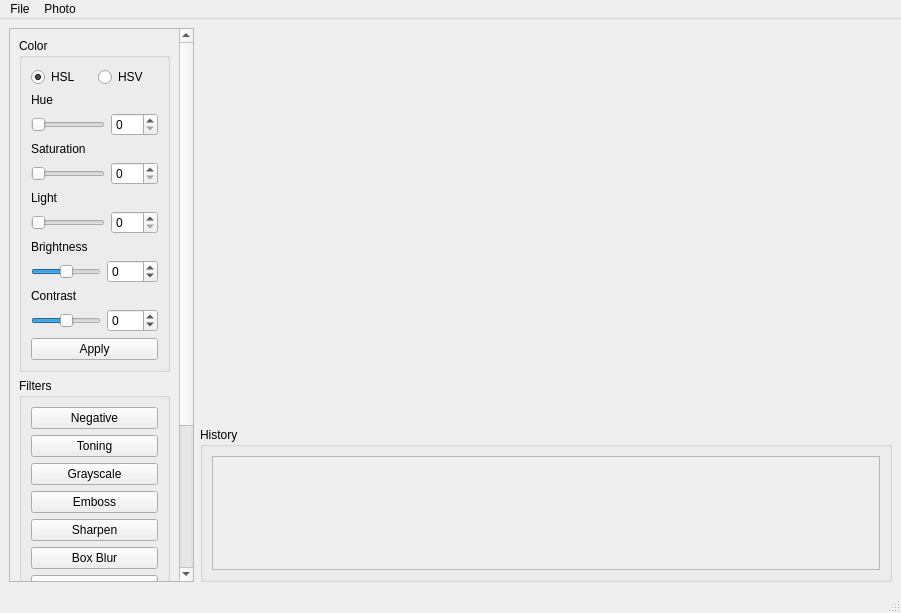
<?xml version="1.0" encoding="UTF-8"?>
<ui version="4.0">
 <class>MainWindow</class>
 <widget class="QMainWindow" name="MainWindow">
  <property name="geometry">
   <rect>
    <x>0</x>
    <y>0</y>
    <width>901</width>
    <height>613</height>
   </rect>
  </property>
  <property name="windowTitle">
   <string>Photolab</string>
  </property>
  <widget class="QWidget" name="centralwidget">
   <layout class="QHBoxLayout" name="horizontalLayout" stretch="0,2">
    <item>
     <widget class="QScrollArea" name="scrollArea">
      <property name="sizePolicy">
       <sizepolicy hsizetype="Minimum" vsizetype="Expanding">
        <horstretch>0</horstretch>
        <verstretch>0</verstretch>
       </sizepolicy>
      </property>
      <property name="horizontalScrollBarPolicy">
       <enum>Qt::ScrollBarAlwaysOff</enum>
      </property>
      <property name="widgetResizable">
       <bool>true</bool>
      </property>
      <widget class="QWidget" name="scrollAreaWidgetContents">
       <property name="geometry">
        <rect>
         <x>0</x>
         <y>-449</y>
         <width>188</width>
         <height>988</height>
        </rect>
       </property>
       <layout class="QVBoxLayout" name="verticalLayout">
        <item>
         <widget class="QGroupBox" name="groupBox_4">
          <property name="sizePolicy">
           <sizepolicy hsizetype="Preferred" vsizetype="Preferred">
            <horstretch>0</horstretch>
            <verstretch>0</verstretch>
           </sizepolicy>
          </property>
          <property name="title">
           <string>Color</string>
          </property>
          <layout class="QVBoxLayout" name="verticalLayout_6" stretch="0,0,0,0,0,0,0,0,0,0,0,0">
           <item>
            <layout class="QHBoxLayout" name="horizontalLayout_2">
             <item>
              <widget class="QRadioButton" name="rb_HSL">
               <property name="text">
                <string>HSL</string>
               </property>
               <property name="checked">
                <bool>true</bool>
               </property>
              </widget>
             </item>
             <item>
              <widget class="QRadioButton" name="rb_HSV">
               <property name="text">
                <string>HSV</string>
               </property>
              </widget>
             </item>
            </layout>
           </item>
           <item>
            <widget class="QLabel" name="label_3">
             <property name="text">
              <string>Hue</string>
             </property>
            </widget>
           </item>
           <item>
            <layout class="QHBoxLayout" name="horizontalLayout_6">
             <item>
              <widget class="QSlider" name="hs_Hue">
               <property name="minimum">
                <number>0</number>
               </property>
               <property name="maximum">
                <number>360</number>
               </property>
               <property name="orientation">
                <enum>Qt::Horizontal</enum>
               </property>
              </widget>
             </item>
             <item>
              <widget class="QSpinBox" name="sb_Hue">
               <property name="maximum">
                <number>360</number>
               </property>
              </widget>
             </item>
            </layout>
           </item>
           <item>
            <widget class="QLabel" name="label_4">
             <property name="text">
              <string>Saturation</string>
             </property>
            </widget>
           </item>
           <item>
            <layout class="QHBoxLayout" name="horizontalLayout_7">
             <item>
              <widget class="QSlider" name="hs_Saturation">
               <property name="minimum">
                <number>0</number>
               </property>
               <property name="maximum">
                <number>255</number>
               </property>
               <property name="orientation">
                <enum>Qt::Horizontal</enum>
               </property>
              </widget>
             </item>
             <item>
              <widget class="QSpinBox" name="sb_Saturation">
               <property name="maximum">
                <number>255</number>
               </property>
              </widget>
             </item>
            </layout>
           </item>
           <item>
            <widget class="QLabel" name="l_Light_Value">
             <property name="text">
              <string>Light</string>
             </property>
            </widget>
           </item>
           <item>
            <layout class="QHBoxLayout" name="horizontalLayout_8">
             <item>
              <widget class="QSlider" name="hs_Light_Value">
               <property name="minimum">
                <number>0</number>
               </property>
               <property name="maximum">
                <number>255</number>
               </property>
               <property name="orientation">
                <enum>Qt::Horizontal</enum>
               </property>
              </widget>
             </item>
             <item>
              <widget class="QSpinBox" name="sb_Light_Value">
               <property name="maximum">
                <number>255</number>
               </property>
              </widget>
             </item>
            </layout>
           </item>
           <item>
            <widget class="QLabel" name="label">
             <property name="text">
              <string>Brightness</string>
             </property>
            </widget>
           </item>
           <item>
            <layout class="QHBoxLayout" name="horizontalLayout_4">
             <item>
              <widget class="QSlider" name="hs_Brightness">
               <property name="minimum">
                <number>-100</number>
               </property>
               <property name="maximum">
                <number>100</number>
               </property>
               <property name="orientation">
                <enum>Qt::Horizontal</enum>
               </property>
              </widget>
             </item>
             <item>
              <widget class="QSpinBox" name="sp_Brightness">
               <property name="minimum">
                <number>-100</number>
               </property>
               <property name="maximum">
                <number>100</number>
               </property>
              </widget>
             </item>
            </layout>
           </item>
           <item>
            <widget class="QLabel" name="label_2">
             <property name="text">
              <string>Contrast</string>
             </property>
            </widget>
           </item>
           <item>
            <layout class="QHBoxLayout" name="horizontalLayout_5">
             <item>
              <widget class="QSlider" name="hs_Contrast">
               <property name="minimum">
                <number>-100</number>
               </property>
               <property name="maximum">
                <number>100</number>
               </property>
               <property name="orientation">
                <enum>Qt::Horizontal</enum>
               </property>
              </widget>
             </item>
             <item>
              <widget class="QSpinBox" name="sb_Contrast">
               <property name="minimum">
                <number>-100</number>
               </property>
               <property name="maximum">
                <number>100</number>
               </property>
              </widget>
             </item>
            </layout>
           </item>
           <item>
            <widget class="QPushButton" name="b_Apply">
             <property name="text">
              <string>Apply</string>
             </property>
            </widget>
           </item>
          </layout>
         </widget>
        </item>
        <item>
         <widget class="QGroupBox" name="groupBox_2">
          <property name="sizePolicy">
           <sizepolicy hsizetype="Preferred" vsizetype="Preferred">
            <horstretch>0</horstretch>
            <verstretch>0</verstretch>
           </sizepolicy>
          </property>
          <property name="title">
           <string>Filters</string>
          </property>
          <layout class="QVBoxLayout" name="verticalLayout_3">
           <item>
            <widget class="QPushButton" name="b_Negative">
             <property name="text">
              <string>Negative</string>
             </property>
            </widget>
           </item>
           <item>
            <widget class="QPushButton" name="b_Toning">
             <property name="text">
              <string>Toning</string>
             </property>
            </widget>
           </item>
           <item>
            <widget class="QPushButton" name="b_Grayscale">
             <property name="text">
              <string>Grayscale</string>
             </property>
            </widget>
           </item>
           <item>
            <widget class="QPushButton" name="b_Emboss">
             <property name="text">
              <string>Emboss</string>
             </property>
            </widget>
           </item>
           <item>
            <widget class="QPushButton" name="b_Sharpen">
             <property name="text">
              <string>Sharpen</string>
             </property>
            </widget>
           </item>
           <item>
            <widget class="QPushButton" name="b_BoxBlur">
             <property name="text">
              <string>Box Blur</string>
             </property>
            </widget>
           </item>
           <item>
            <widget class="QPushButton" name="b_GaussianBlur">
             <property name="text">
              <string>Gaussian Blur</string>
             </property>
            </widget>
           </item>
           <item>
            <widget class="QPushButton" name="b_Laplacian">
             <property name="text">
              <string>Laplacian Filter</string>
             </property>
            </widget>
           </item>
           <item>
            <widget class="QPushButton" name="b_Prewitt">
             <property name="text">
              <string>Prewitt Filter</string>
             </property>
            </widget>
           </item>
           <item>
            <widget class="QPushButton" name="b_SobelLeft">
             <property name="text">
              <string>Sobel Filter Left</string>
             </property>
            </widget>
           </item>
           <item>
            <widget class="QPushButton" name="b_SobelRight">
             <property name="text">
              <string>Sobel Filter Right</string>
             </property>
            </widget>
           </item>
           <item>
            <widget class="QPushButton" name="b_SobelFull">
             <property name="text">
              <string>Sobel Filter Full</string>
             </property>
            </widget>
           </item>
           <item>
            <widget class="QPushButton" name="b_CustomFilter">
             <property name="text">
              <string>Custom Filter</string>
             </property>
            </widget>
           </item>
          </layout>
         </widget>
        </item>
        <item>
         <spacer name="verticalSpacer">
          <property name="orientation">
           <enum>Qt::Vertical</enum>
          </property>
          <property name="sizeHint" stdset="0">
           <size>
            <width>20</width>
            <height>40</height>
           </size>
          </property>
         </spacer>
        </item>
       </layout>
      </widget>
     </widget>
    </item>
    <item>
     <layout class="QVBoxLayout" name="verticalLayout_4">
      <item>
       <widget class="s21::CustomLabel" name="labelImage">
        <property name="sizePolicy">
         <sizepolicy hsizetype="Ignored" vsizetype="Ignored">
          <horstretch>1</horstretch>
          <verstretch>1</verstretch>
         </sizepolicy>
        </property>
        <property name="minimumSize">
         <size>
          <width>100</width>
          <height>100</height>
         </size>
        </property>
        <property name="text">
         <string/>
        </property>
        <property name="alignment">
         <set>Qt::AlignCenter</set>
        </property>
       </widget>
      </item>
      <item>
       <widget class="QGroupBox" name="groupBox_3">
        <property name="title">
         <string>History</string>
        </property>
        <layout class="QVBoxLayout" name="verticalLayout_5">
         <item>
          <widget class="s21::HistoryWidget" name="sa_History">
           <property name="widgetResizable">
            <bool>true</bool>
           </property>
          </widget>
         </item>
        </layout>
       </widget>
      </item>
     </layout>
    </item>
   </layout>
  </widget>
  <widget class="QStatusBar" name="statusbar"/>
  <widget class="QMenuBar" name="menubar">
   <property name="geometry">
    <rect>
     <x>0</x>
     <y>0</y>
     <width>901</width>
     <height>25</height>
    </rect>
   </property>
   <widget class="QMenu" name="menuFile">
    <property name="title">
     <string>File</string>
    </property>
    <addaction name="actionOpen"/>
    <addaction name="actionSave"/>
    <addaction name="actionExit"/>
   </widget>
   <widget class="QMenu" name="menuPhoto">
    <property name="title">
     <string>Photo</string>
    </property>
    <addaction name="actionReverse"/>
   </widget>
   <addaction name="menuFile"/>
   <addaction name="menuPhoto"/>
  </widget>
  <action name="actionOpen">
   <property name="text">
    <string>Open</string>
   </property>
   <property name="shortcut">
    <string>Ctrl+O</string>
   </property>
  </action>
  <action name="actionSave">
   <property name="text">
    <string>Save</string>
   </property>
   <property name="shortcut">
    <string>Ctrl+S</string>
   </property>
  </action>
  <action name="actionReverse">
   <property name="text">
    <string>Reverse</string>
   </property>
   <property name="shortcut">
    <string>Ctrl+Z</string>
   </property>
  </action>
  <action name="actionExit">
   <property name="text">
    <string>Exit</string>
   </property>
   <property name="shortcut">
    <string>Ctrl+Q</string>
   </property>
  </action>
 </widget>
 <customwidgets>
  <customwidget>
   <class>s21::HistoryWidget</class>
   <extends>QScrollArea</extends>
   <header>HistoryWidget.h</header>
   <container>1</container>
  </customwidget>
  <customwidget>
   <class>s21::CustomLabel</class>
   <extends>QLabel</extends>
   <header>CustomLabel.h</header>
  </customwidget>
 </customwidgets>
 <resources/>
 <connections>
  <connection>
   <sender>actionExit</sender>
   <signal>triggered()</signal>
   <receiver>MainWindow</receiver>
   <slot>close()</slot>
   <hints>
    <hint type="sourcelabel">
     <x>-1</x>
     <y>-1</y>
    </hint>
    <hint type="destinationlabel">
     <x>450</x>
     <y>306</y>
    </hint>
   </hints>
  </connection>
  <connection>
   <sender>hs_Brightness</sender>
   <signal>valueChanged(int)</signal>
   <receiver>sp_Brightness</receiver>
   <slot>setValue(int)</slot>
   <hints>
    <hint type="sourcelabel">
     <x>104</x>
     <y>348</y>
    </hint>
    <hint type="destinationlabel">
     <x>173</x>
     <y>343</y>
    </hint>
   </hints>
  </connection>
  <connection>
   <sender>hs_Contrast</sender>
   <signal>valueChanged(int)</signal>
   <receiver>sb_Contrast</receiver>
   <slot>setValue(int)</slot>
   <hints>
    <hint type="sourcelabel">
     <x>104</x>
     <y>413</y>
    </hint>
    <hint type="destinationlabel">
     <x>173</x>
     <y>408</y>
    </hint>
   </hints>
  </connection>
  <connection>
   <sender>hs_Hue</sender>
   <signal>valueChanged(int)</signal>
   <receiver>sb_Hue</receiver>
   <slot>setValue(int)</slot>
   <hints>
    <hint type="sourcelabel">
     <x>110</x>
     <y>153</y>
    </hint>
    <hint type="destinationlabel">
     <x>173</x>
     <y>148</y>
    </hint>
   </hints>
  </connection>
  <connection>
   <sender>hs_Saturation</sender>
   <signal>valueChanged(int)</signal>
   <receiver>sb_Saturation</receiver>
   <slot>setValue(int)</slot>
   <hints>
    <hint type="sourcelabel">
     <x>110</x>
     <y>218</y>
    </hint>
    <hint type="destinationlabel">
     <x>173</x>
     <y>213</y>
    </hint>
   </hints>
  </connection>
  <connection>
   <sender>hs_Light_Value</sender>
   <signal>valueChanged(int)</signal>
   <receiver>sb_Light_Value</receiver>
   <slot>setValue(int)</slot>
   <hints>
    <hint type="sourcelabel">
     <x>110</x>
     <y>283</y>
    </hint>
    <hint type="destinationlabel">
     <x>173</x>
     <y>278</y>
    </hint>
   </hints>
  </connection>
  <connection>
   <sender>sb_Light_Value</sender>
   <signal>valueChanged(int)</signal>
   <receiver>hs_Light_Value</receiver>
   <slot>setValue(int)</slot>
   <hints>
    <hint type="sourcelabel">
     <x>173</x>
     <y>278</y>
    </hint>
    <hint type="destinationlabel">
     <x>110</x>
     <y>283</y>
    </hint>
   </hints>
  </connection>
  <connection>
   <sender>sb_Saturation</sender>
   <signal>valueChanged(int)</signal>
   <receiver>hs_Saturation</receiver>
   <slot>setValue(int)</slot>
   <hints>
    <hint type="sourcelabel">
     <x>173</x>
     <y>213</y>
    </hint>
    <hint type="destinationlabel">
     <x>110</x>
     <y>218</y>
    </hint>
   </hints>
  </connection>
  <connection>
   <sender>sb_Hue</sender>
   <signal>valueChanged(int)</signal>
   <receiver>hs_Hue</receiver>
   <slot>setValue(int)</slot>
   <hints>
    <hint type="sourcelabel">
     <x>173</x>
     <y>148</y>
    </hint>
    <hint type="destinationlabel">
     <x>110</x>
     <y>153</y>
    </hint>
   </hints>
  </connection>
  <connection>
   <sender>sb_Contrast</sender>
   <signal>valueChanged(int)</signal>
   <receiver>hs_Contrast</receiver>
   <slot>setValue(int)</slot>
   <hints>
    <hint type="sourcelabel">
     <x>173</x>
     <y>408</y>
    </hint>
    <hint type="destinationlabel">
     <x>104</x>
     <y>413</y>
    </hint>
   </hints>
  </connection>
  <connection>
   <sender>sp_Brightness</sender>
   <signal>valueChanged(int)</signal>
   <receiver>hs_Brightness</receiver>
   <slot>setValue(int)</slot>
   <hints>
    <hint type="sourcelabel">
     <x>173</x>
     <y>343</y>
    </hint>
    <hint type="destinationlabel">
     <x>104</x>
     <y>348</y>
    </hint>
   </hints>
  </connection>
 </connections>
</ui>
